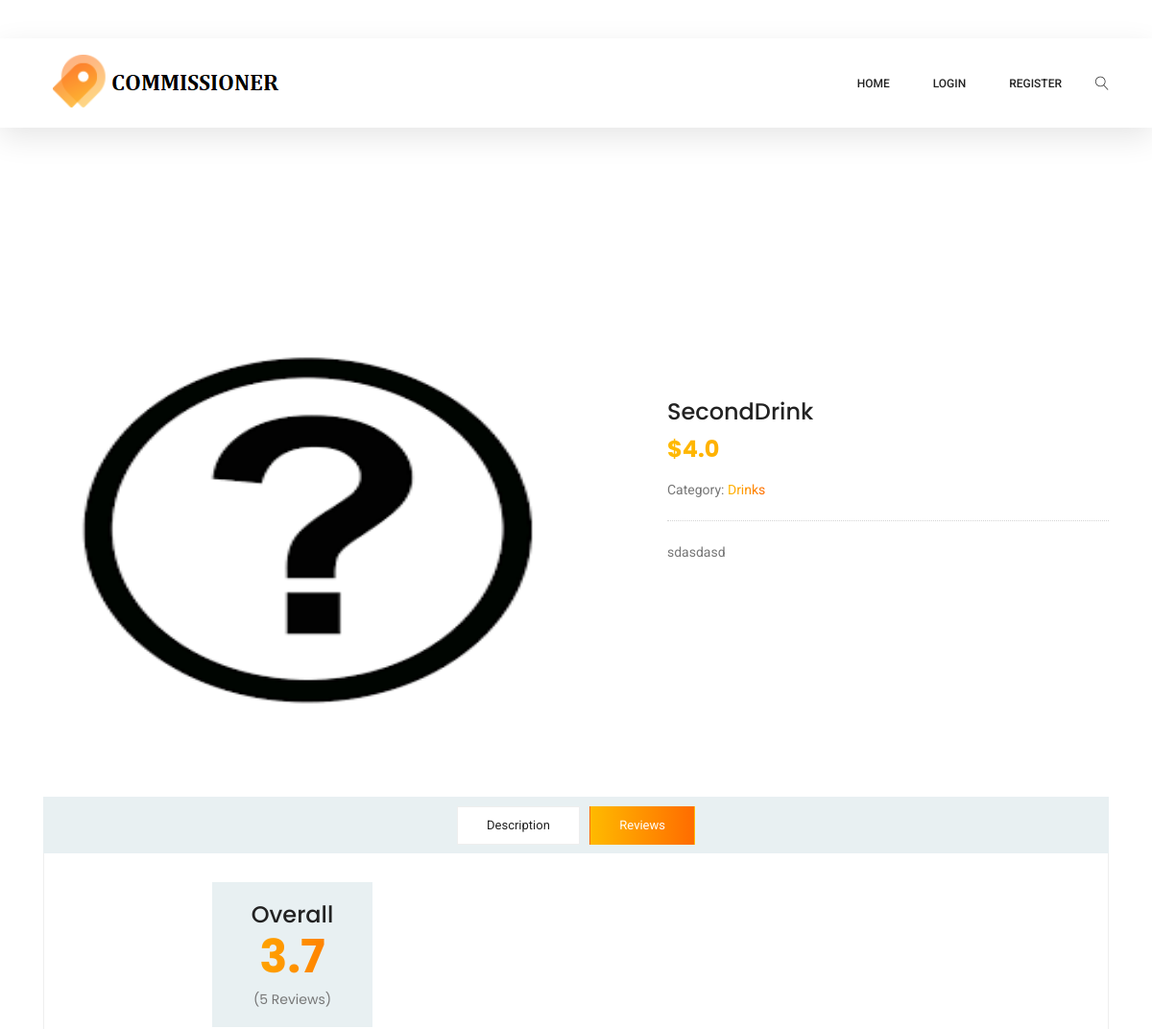
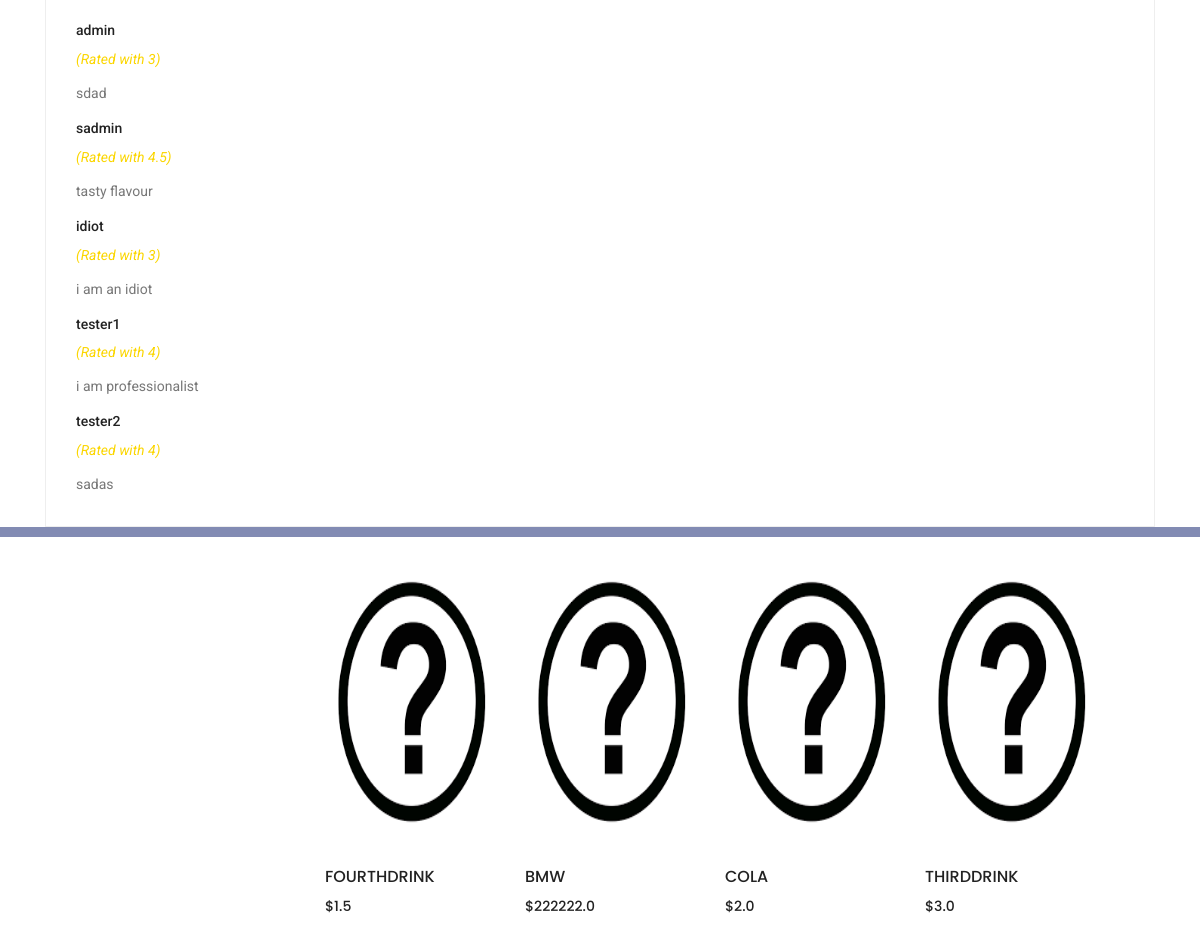
The app's page /product/2 with its own data (2 pictures, top to bottom).
### models.py (models this page shows, shortened)
class Product(db.Model):
    __tablename__ = 'product'
    __searchable__ = ['name']
    id = db.Column(db.Integer, primary_key=True)
    name = db.Column(db.String(50), unique=True, nullable=False)
    short_description = db.Column(db.String(80), unique=False, nullable=False)
    description = db.Column(db.String(800), unique=False, nullable=False)
    price = db.Column(db.Float, unique=False, nullable=False)
    img = db.Column(db.String(50), unique=False, nullable=False)
    rating =  db.Column(db.Float, unique=False, nullable=False)
    rating_count = db.Column(Integer, unique=False, nullable=True, default=0)
    category_id = db.Column(db.Integer, ForeignKey("category.id"))

class Category(db.Model):
    __tablename__ = 'category'
    id = db.Column(db.Integer, primary_key=True)
    name = db.Column(db.String(50), unique=True, nullable=False)

class User(db.Model):
    __tablename__ = 'user'
    id = db.Column(db.Integer, primary_key=True)
    email = db.Column(db.String(80), unique=True, nullable=False)
    username = db.Column(db.String(80), unique=True, nullable=False)
    password = db.Column(db.String(120), unique=True, nullable=False)
    login_id = db.Column(db.String(36), nullable=True)
    is_admin = db.Column(db.Integer, default=0, unique=False)

class Rating(db.Model):
    __tablename__ = 'rating'
    id = db.Column(db.Integer, primary_key=True)
    user_id = db.Column(db.Integer, ForeignKey("user.id"))
    product_id = db.Column(db.Integer, ForeignKey('product.id'))
    comment = db.Column(db.String(300), unique=False, nullable=False)
    rating =  db.Column(db.Integer, unique=False, nullable=False)

### app.py (the view)
@app.route('/product/<int:product_id>')
def product(product_id):
    ratings=Rating.query.filter_by(product_id=product_id).all()
    product=Product.query.filter_by(id=product_id).first()
    category=Category.query.filter_by(id=product.category_id).first()
    total = 0
    for r in ratings:
        total += r.rating
    if product.rating_count != 0:
        product.rating = total / product.rating_count
    product.rating = round(product.rating, 2)
    total = 0
    users = []
    comments = []
    rating = []
    ratings = db.engine.execute(text("select User.username, Rating.rating, Rating.comment from Rating left join User on Rating.user_id = User.id where Rating.product_id = " + str(product_id)))
    for r in ratings:
        rating.append(r[1])
        users.append(r[0])
        comments.append(r[2])
        total += 1
    ratings = Rating.query.all()
    recommended_products = {}
    for i in range(len(ratings)):
        user = User.query.filter_by(id=ratings[i].user_id).first()
        product_check = Product.query.filter_by(id=ratings[i].product_id).first()
        if user.username not in recommended_products.keys():
            recommended_products[user.username] = {}
        if product_check.name not in recommended_products[user.username].keys():
            recommended_products[user.username][product_check.name] = ratings[i].rating
    recommended_products = transformPrefs(recommended_products)
    if product.name not in recommended_products:
        product_list = []
    else:
        recommended_products = topMatches(recommended_products,product.name,4)
        product_list = [Product.query.filter_by(name=product[1]).first() for product in recommended_products]
    return render_template("product_details.html",recommended_products=product_list,product=product,category=category,ratings=rating,users=users,comments=comments,total=total)

### recommendations.py (called while the page is built)
def sim_pearson(prefs,p1,p2):
    si = {}
    for item in prefs[p1]:
        if item in prefs[p2]:
            si[item] = 1
    n = len(si)
    if n == 0:
        return 0
    sum1 = sum([prefs[p1][it] for it in si])
    sum2 = sum([prefs[p2][it] for it in si])
    sum1Sq = sum([pow(prefs[p1][it],2) for it in si])
    sum2Sq = sum([pow(prefs[p2][it],2) for it in si])
    pSum = sum([prefs[p1][it] * prefs[p2][it] for it in si])
    num = pSum - (sum1 * sum2 / n)
    den = sqrt((sum1Sq - pow(sum1,2) / n) * (sum2Sq - pow(sum2,2) / n))
    if den == 0:
        return 0
    r = num / den
    return r

def topMatches(prefs,person,n=5,similarity=sim_pearson):
    scores = [(similarity(prefs,person,other),other) for other in prefs if other != person]
    scores.sort()
    scores.reverse()
    return scores[0:n]

def transformPrefs(prefs):
    result = {}
    for person in prefs:
        for item in prefs[person]:
            result.setdefault(item,{})
            result[item][person] = prefs[person][item]
    return result

### templates/product_details.html (shortened to what this page needs)
{% extends "base.html" %}
{% block content %}
<div class="product_image_area">
    <div class="container">
        <div class="row s_product_inner">
            <div class="col-lg-6">
                <img style="width:555px;height:420px" class="img-fluid" src="../{{product.img}}" alt="" onerror=this.src="../static/img/p1.jpg">
            </div>
            <div class="col-lg-5 offset-lg-1">
                <div class="s_product_text">
                    <h3>{{product.name}}</h3>
                    <h2>${{product.price}}</h2>
                    <ul class="list">
                        <li>Category: <a class="active" href="/category/{{category.id}}">{{category.name}}</a></li>
                    </ul>
                    <p>{{product.short_description}}</p>
                </div>
            </div>
        </div>
    </div>
</div>
<section class="product_description_area">
    <div class="container">
        <ul class="nav nav-tabs" id="myTab" role="tablist">
            <li class="nav-item">
                <a class="nav-link" id="home-tab" data-toggle="tab" href="#home" role="tab" aria-controls="home" aria-selected="true">Description</a>
            </li>
            <li class="nav-item">
                <a class="nav-link active" id="review-tab" data-toggle="tab" href="#review" role="tab" aria-controls="review" aria-selected="false">Reviews</a>
            </li>
        </ul>
        <div class="tab-content" id="myTabContent">
            <div class="tab-pane fade show active" id="review" role="tabpanel" aria-labelledby="review-tab">
                <div class="row">
                    <div class="col-lg-6">
                        <div style="margin-left:130px" class="row total_rate">
                            <div class="col-6">
                                <div class="box_total">
                                    <h5>Overall</h5>
                                    <h4>{{product.rating}}</h4>
                                    <h6>({{product.rating_count}} Reviews)</h6>
                                </div>
                            </div>
                        </div>
                        <br>
                        <div class="review_list">
                            {% for i in range(total) %}
                            <div class="review_item">
                                <div class="media">
                                    <div class="media-body">
                                        <h4>{{users[i]}}</h4>
                                        <i>(Rated with {{ratings[i]}})</i>
                                    </div>
                                </div>
                                <p>{{comments[i]}}</p>
                            </div>
                            {% endfor %}
                        </div>
                    </div>
                </div>
            </div>
        </div>
    </div>
</section>
<div style="margin-top:-120px" class="filter-bar d-flex flex-wrap align-items-center"></div>
<div style="margin-left:310px" class="col-xl-8 col-lg-8 col-md-7">
    <section class="lattest-product-area pb-40 category-list">
        <div class="row">
            {% for product in recommended_products %}
            <div class="col-lg-3 col-md-6">
                <div class="single-product">
                    <a href="/product/{{product.id}}"><img  style="width:555px;height:280px" class="img-fluid" src="..\{{product.img}}" alt="" onerror=this.src="../static/img/p1.jpg"></a>
                        <div class="product-details" >
                        <h6>{{product.name}}</h6>
                        <div class="price">
                            <h6>${{product.price}}</h6>
                        </div>
                    </div>
                </div>
            </div>
            {% endfor %}
        </div>
    </section>
</div>
{% endblock %}

### templates/base.html (shortened to what this page needs)
<!DOCTYPE html>
<html lang="zxx" class="no-js">
<head>
    <link rel="stylesheet" href="../static/css/linearicons.css">
    <link rel="stylesheet" href="../static/css/owl.carousel.css">
    <link rel="stylesheet" href="../static/css/font-awesome.min.css">
    <link rel="stylesheet" href="../static/css/themify-icons.css">
    <link rel="stylesheet" href="../static/css/nice-select.css">
    <link rel="stylesheet" href="../static/css/nouislider.min.css">
    <link rel="stylesheet" href="../static/css/bootstrap.css">
    <link rel="stylesheet" href="../static/css/main.css">
</head>
<body id="category">
    <header class="header_area sticky-header">
        <div class="main_menu">
            <nav class="navbar navbar-expand-lg navbar-light main_box">
                <div class="container">
                    <a class="navbar-brand logo_h" href="/home"><img src="../static/img/logo.png" alt=""></a>
                    <div class="collapse navbar-collapse offset" id="navbarSupportedContent">
                        <ul class="nav navbar-nav menu_nav ml-auto">
                            <li class="nav-item"><a class="nav-link" href="/home">Home</a></li>
                            {% if not current_user.login_id %}
                            <li class="nav-item"><a class="nav-link" href="/login">Login</a></li>
                            <li class="nav-item"><a class="nav-link" href="/register">Register</a></li>
                            {% else %}
                            <li class="nav-item"><a class="nav-link" href="/wishlist/{{current_user.id}}">WishList</a></li>
                            <li class="nav-item"><a class="nav-link" href="/myaddress/{{current_user.id}}">My Address</a></li>
                            <li class="nav-item"><a class="nav-link" href="/logout">Logout</a></li>
                            {% endif %}
                        </ul>
                        <ul class="nav navbar-nav navbar-right">
                            <li class="nav-item">
                                <button class="search"><span class="lnr lnr-magnifier" id="search"></span></button>
                            </li>
                        </ul>
                    </div>
                </div>
            </nav>
        </div>
    </header>
    {% block content %}
    {% endblock %}
</body>
</html>

### records on screen
Product: name "SecondDrink", price "4.0", short_description "sdasdasd", rating "3.7", rating_count "5"
Category: name "Drinks"
User: username "admin"
Rating: comment "sdad"
User: username "sadmin"
Rating: rating "4.5", comment "tasty flavour"
User: username "idiot"
Rating: comment "i am an idiot"
User: username "tester1"
Rating: comment "i am professionalist"
User: username "tester2"
Rating: comment "sadas"
Product: name "FOURTHDRINK", price "1.5"
Product: name "BMW", price "222222.0"
Product: name "COLA", price "2.0"
Product: name "THIRDDRINK", price "3.0"

### other values on screen
{{ ratings[i] }} "3" "3" "4" "4"
